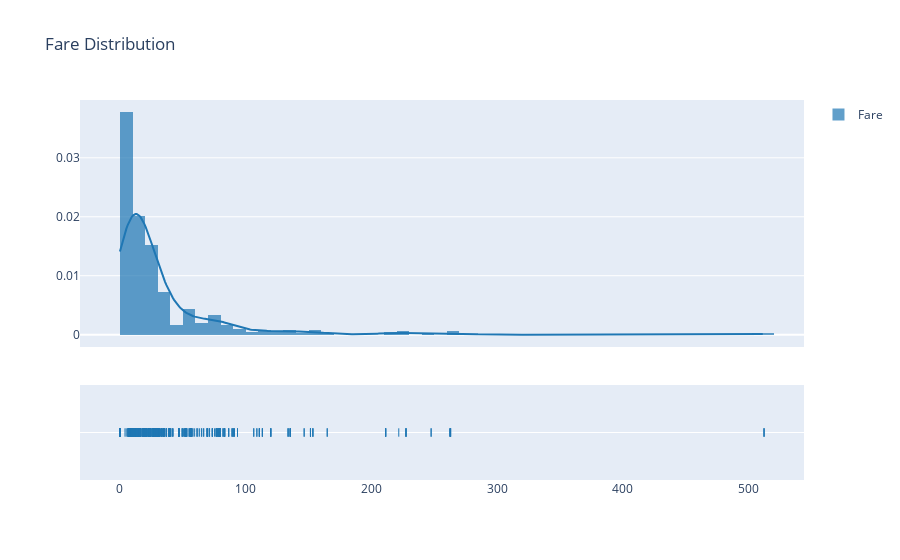

The notebook cell this image was saved under:
### Markdown cell above
Age of the passengers are positively skewed and also there were some missing values in this variable.

### Code cell
fig = ff.create_distplot([data['Fare']],['Fare'],bin_size=10)
fig.update_traces()
fig.update_layout(
    title="Fare Distribution",
)
iplot(fig, filename='Basic Distplot')

### Figure 1 — Plotly figure (JSON) as saved in the notebook; plotly's stock layout.template omitted (floating-point values rounded to 4 significant figures; data arrays with more than 128 entries replaced by an {"elided": "..."} marker saying what was removed)
{"data": [{"autobinx": false, "histnorm": "probability density", "legendgroup": "Fare", "marker": {"color": "rgb(31, 119, 180)"}, "name": "Fare", "opacity": 0.7, "type": "histogram", "x": {"elided": "891 float values"}, "xaxis": "x", "xbins": {"end": 512.3, "size": 10, "start": 0}, "yaxis": "y"}, {"legendgroup": "Fare", "marker": {"color": "rgb(31, 119, 180)"}, "mode": "lines", "name": "Fare", "showlegend": false, "type": "scatter", "x": {"elided": "500 float values"}, "xaxis": "x", "y": {"elided": "500 float values"}, "yaxis": "y"}, {"legendgroup": "Fare", "marker": {"color": "rgb(31, 119, 180)", "symbol": "line-ns-open"}, "mode": "markers", "name": "Fare", "showlegend": false, "type": "scatter", "x": {"elided": "891 float values"}, "xaxis": "x", "y": {"elided": "891 str values"}, "yaxis": "y2"}], "layout": {"barmode": "overlay", "hovermode": "closest", "legend": {"traceorder": "reversed"}, "title": {"text": "Fare Distribution"}, "xaxis": {"anchor": "y2", "domain": [0, 1], "zeroline": false}, "yaxis": {"anchor": "free", "domain": [0.35, 1], "position": 0}, "yaxis2": {"anchor": "x", "domain": [0, 0.25], "dtick": 1, "showticklabels": false}}}
